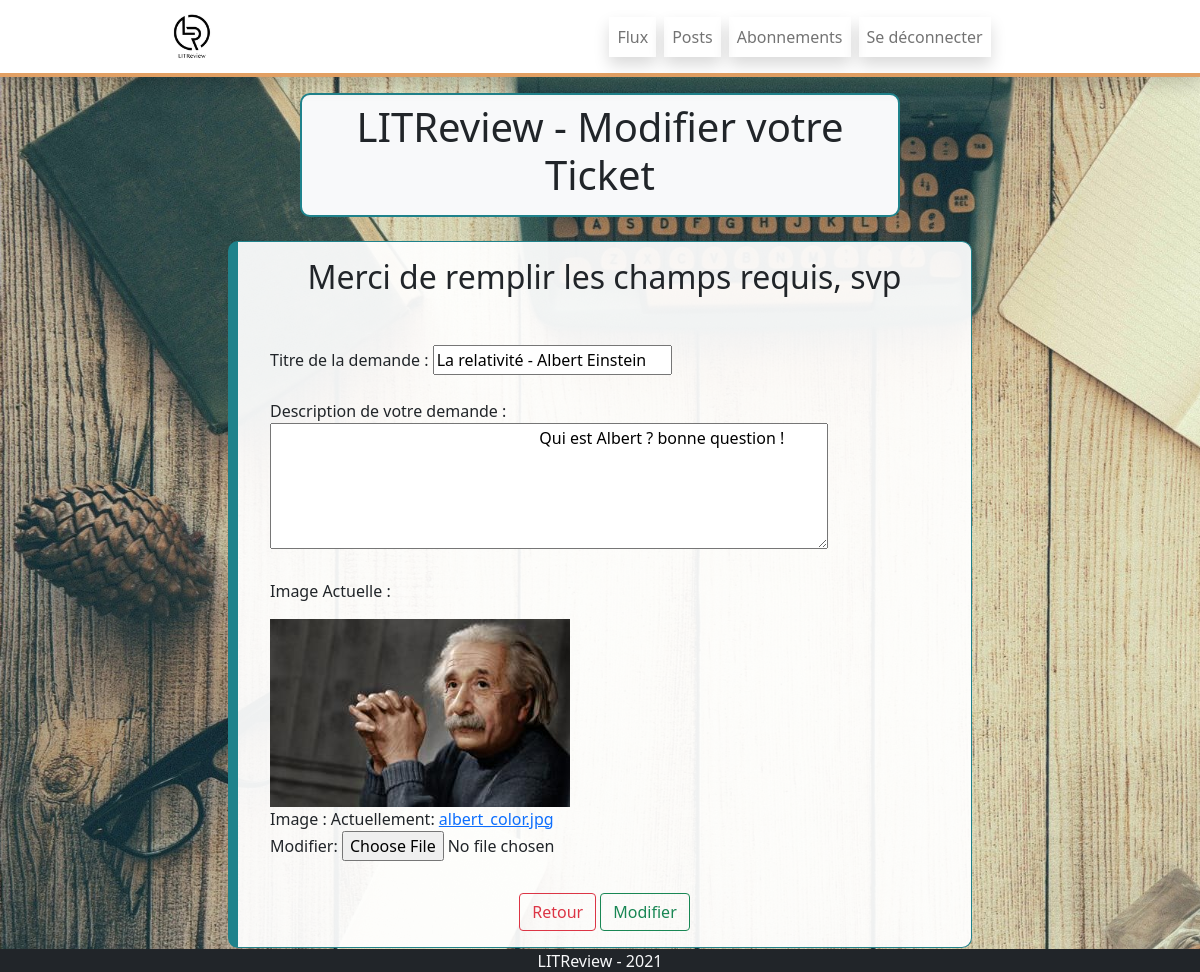
Page /modify_ticket/17/ (signed in) on the committed database.
### review/models.py (models this page shows, shortened)
class Ticket(models.Model):
    title = models.CharField(max_length=128, null=True,
                             blank=True, verbose_name="Titre du Ticket")
    description = models.TextField(max_length=2048, blank=True, null=True)
    user = models.ForeignKey(
        to=settings.AUTH_USER_MODEL, on_delete=models.CASCADE, blank=True, null=True)
    image = models.ImageField(null=True)
    time_created = models.DateTimeField(
        default=timezone.now)
    IMAGE_MAX_SIZE = (300, 300)

### review/views.py (the view, shortened to what this page needs)
# urls.py: path('modify_ticket/<int:number_ticket>/',
@ login_required
def modify_ticket(request, number_ticket):
    context = {"number_ticket": number_ticket}
    tickets = get_object_or_404(models.Ticket, id=number_ticket)
    if request.user.id == tickets.user_id:
        form = forms.ModifTicketTitleDescription(instance=tickets)
        context["form"] = form
        picture = forms.ModifPicture(instance=tickets)
        context["picture"] = picture
        context["tickets"] = tickets
    return render(request, 'review/modify_ticket.html', context)

### review/forms.py
class ModifTicketTitleDescription(forms.ModelForm):
    title = forms.CharField(label="Titre", widget=forms.TextInput(
        {"class": "form-control", "placeholder": "Mettez le titre du livre"}))
    description = forms.CharField(label="Description", widget=forms.Textarea(
        {"class": "form-control", "placeholder": "Mettez le titre du livre"}))
    class Meta:
        model = models_review.Ticket
        fields = ['title', 'description']

class ModifPicture(forms.ModelForm):
    class Meta:
        model = models_review.Ticket
        fields = ['image']

### review/templates/review/modify_ticket.html (shortened to what this page needs)
{% extends '_base.html' %} {% load static %}
{% block main_content %}
<div class="container col-12 col-md-9 col-lg-6 p-2 borderTitle bg-light">
  <div class="row">
    <div class="text-center">
      <h1>LITReview - Modifier votre Ticket</h1>
    </div>
  </div>
</div>
<div class="container">
  <div class="row">
    <div class="my-4 d-flex flex-row justify-content-center">
      <div class="col-12 col-md-10 col-lg-8 borderLeft">
        {% if tickets%}
        <h2 class="text-center m-3">Merci de remplir les champs requis, svp</h2>
        {% endif %} {% if request.user.id != tickets.user_id %}
        <h2 class="text-center m-3">
          Vous n'etes pas le créateur du Ticket,<br />
          vous ne pouvez pas le modifier !
        </h2>
        <div class="text-center">
          <button class="btn btn-outline-danger">
            <a
              href="{% url 'review:posts' %}"
              style="color: inherit; text-decoration: none"
              >Retour</a
            >
          </button>
        </div>
        {% else %}
        <div class="m-auto p-3">
          <form method="post" enctype="multipart/form-data">
            <div class="form-group m-2 p-2">
              <label for="id_title">Titre de la demande : </label>
              <input
                type="text"
                name="title"
                maxlength="128"
                id="id_title"
                value="{{tickets.title}}"
                placeholder="Votre titre"
                required
              />
            </div>
            <div class="form-group m-2 p-2">
              <label for="id_description"
                >Description de votre demande :
              </label>
              <textarea
                name="description"
                rows="5"
                maxlength="2048"
                id="id_description"
                required
                class="col-10"
              >
                {{tickets.description}}</textarea
              >
            </div>
            <div class="form-group m-2 p-2">
              {% if tickets.image %}
              <p>Image Actuelle :</p>
              <img
                src="{% get_media_prefix %}{{tickets.image}}"
                alt="{{tickets.title}}"
                width="300px"
              />
              <br />
              {% endif %} {{picture.as_p}}
            </div>
            <div class="text-center">
              <button class="btn btn-outline-danger">
                <a
                  href="{% url 'review:posts' %}"
                  style="color: inherit; text-decoration: none"
                  >Retour</a
                >
              </button>
              {% if tickets%}
              <button class="btn btn-outline-success" type="submit">
                Modifier
              </button>
              {% endif %}
            </div>
          </form>
          {% endif %}
        </div>
      </div>
    </div>
  </div>
</div>
{% endblock main_content %}

### litreview_project/static/litreview_project/css/style.css (style rules this page uses)
.borderLeft { transition: all 300ms; background-color: #ffffffee; border: solid 1px #1F828B ; border-left: solid 10px #1F828B ; border-radius: 10px; display: block; }
.borderTitle { transition: all 300ms; background-color: #ffffffee; border: solid 2px #1F828B ; border-radius: 10px; display: block; }

### rows in the picture
Ticket: title "La relativité - Albert Einstein", description "Qui est Albert ? bonne question !", image (picture)
